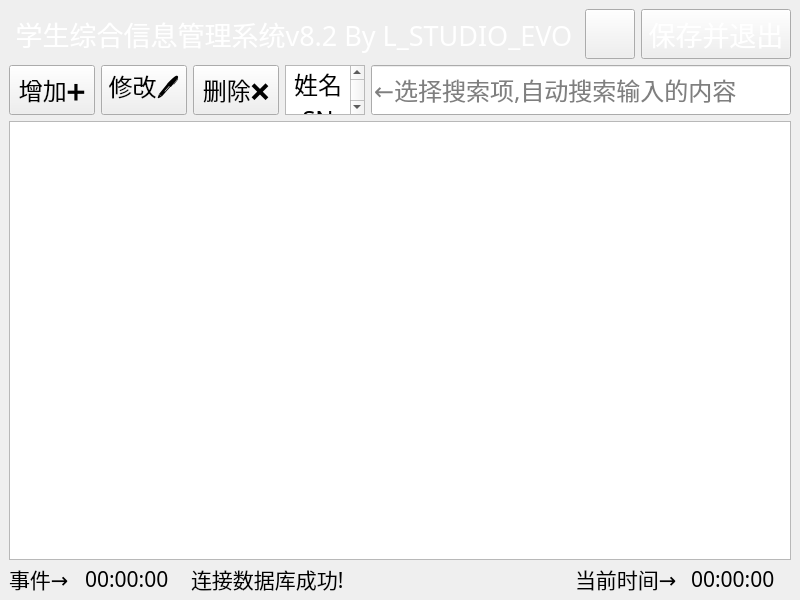
<?xml version="1.0" encoding="UTF-8"?>
<ui version="4.0">
 <class>MainWindow</class>
 <widget class="QMainWindow" name="MainWindow">
  <property name="geometry">
   <rect>
    <x>0</x>
    <y>0</y>
    <width>800</width>
    <height>600</height>
   </rect>
  </property>
  <property name="minimumSize">
   <size>
    <width>800</width>
    <height>600</height>
   </size>
  </property>
  <property name="maximumSize">
   <size>
    <width>800</width>
    <height>600</height>
   </size>
  </property>
  <property name="sizeIncrement">
   <size>
    <width>0</width>
    <height>0</height>
   </size>
  </property>
  <property name="baseSize">
   <size>
    <width>800</width>
    <height>600</height>
   </size>
  </property>
  <property name="font">
   <font>
    <family>楷体</family>
    <pointsize>18</pointsize>
    <italic>false</italic>
   </font>
  </property>
  <property name="windowTitle">
   <string>学生综合信息管理系统v8.2 By L_STUDIO_EVO</string>
  </property>
  <property name="windowIcon">
   <iconset resource="../../Qrc/20240822_Mine1.qrc">
    <normaloff>:/new/prefix1/X:/PS/Photos/L_S_E/L_S_E-1_1.jpg</normaloff>:/new/prefix1/X:/PS/Photos/L_S_E/L_S_E-1_1.jpg</iconset>
  </property>
  <property name="styleSheet">
   <string notr="true"/>
  </property>
  <widget class="QWidget" name="centralwidget">
   <layout class="QVBoxLayout" name="verticalLayout">
    <item>
     <layout class="QHBoxLayout" name="horizontalLayout">
      <item>
       <widget class="QLabel" name="LB_Intro">
        <property name="minimumSize">
         <size>
          <width>550</width>
          <height>50</height>
         </size>
        </property>
        <property name="maximumSize">
         <size>
          <width>600</width>
          <height>50</height>
         </size>
        </property>
        <property name="font">
         <font>
          <family>楷体</family>
          <pointsize>20</pointsize>
          <italic>false</italic>
         </font>
        </property>
        <property name="styleSheet">
         <string notr="true">color: rgb(255, 255, 255);</string>
        </property>
        <property name="text">
         <string>学生综合信息管理系统v8.2 By L_STUDIO_EVO</string>
        </property>
        <property name="alignment">
         <set>Qt::AlignmentFlag::AlignCenter</set>
        </property>
       </widget>
      </item>
      <item>
       <widget class="QPushButton" name="PB_LSE">
        <property name="minimumSize">
         <size>
          <width>50</width>
          <height>50</height>
         </size>
        </property>
        <property name="maximumSize">
         <size>
          <width>50</width>
          <height>50</height>
         </size>
        </property>
        <property name="styleSheet">
         <string notr="true">border-image: url(:/new/prefix1/X:/PS/Photos/L_S_E/L_S_E-1_1.jpg);</string>
        </property>
        <property name="text">
         <string/>
        </property>
       </widget>
      </item>
      <item>
       <widget class="QPushButton" name="PB_Save">
        <property name="minimumSize">
         <size>
          <width>150</width>
          <height>50</height>
         </size>
        </property>
        <property name="maximumSize">
         <size>
          <width>150</width>
          <height>50</height>
         </size>
        </property>
        <property name="font">
         <font>
          <family>楷体</family>
          <pointsize>20</pointsize>
          <italic>false</italic>
         </font>
        </property>
        <property name="styleSheet">
         <string notr="true">color: rgb(255, 255, 255);</string>
        </property>
        <property name="text">
         <string>保存并退出</string>
        </property>
       </widget>
      </item>
     </layout>
    </item>
    <item>
     <layout class="QHBoxLayout" name="horizontalLayout_2">
      <item>
       <widget class="QPushButton" name="PB1_Add">
        <property name="minimumSize">
         <size>
          <width>80</width>
          <height>50</height>
         </size>
        </property>
        <property name="maximumSize">
         <size>
          <width>100</width>
          <height>50</height>
         </size>
        </property>
        <property name="font">
         <font>
          <family>楷体</family>
          <pointsize>18</pointsize>
          <italic>false</italic>
         </font>
        </property>
        <property name="text">
         <string>增加➕</string>
        </property>
       </widget>
      </item>
      <item>
       <widget class="QPushButton" name="PB2_Alter">
        <property name="minimumSize">
         <size>
          <width>80</width>
          <height>50</height>
         </size>
        </property>
        <property name="maximumSize">
         <size>
          <width>100</width>
          <height>50</height>
         </size>
        </property>
        <property name="font">
         <font>
          <family>楷体</family>
          <pointsize>18</pointsize>
          <italic>false</italic>
         </font>
        </property>
        <property name="text">
         <string>修改🖊</string>
        </property>
       </widget>
      </item>
      <item>
       <widget class="QPushButton" name="PB3_Delete">
        <property name="minimumSize">
         <size>
          <width>80</width>
          <height>50</height>
         </size>
        </property>
        <property name="maximumSize">
         <size>
          <width>100</width>
          <height>50</height>
         </size>
        </property>
        <property name="font">
         <font>
          <family>楷体</family>
          <pointsize>18</pointsize>
          <italic>false</italic>
         </font>
        </property>
        <property name="text">
         <string>删除❌</string>
        </property>
       </widget>
      </item>
      <item>
       <widget class="QListWidget" name="LW_1">
        <property name="minimumSize">
         <size>
          <width>60</width>
          <height>50</height>
         </size>
        </property>
        <property name="maximumSize">
         <size>
          <width>80</width>
          <height>50</height>
         </size>
        </property>
        <property name="layoutDirection">
         <enum>Qt::LayoutDirection::LeftToRight</enum>
        </property>
        <property name="autoFillBackground">
         <bool>false</bool>
        </property>
        <property name="movement">
         <enum>QListView::Movement::Static</enum>
        </property>
        <property name="flow">
         <enum>QListView::Flow::TopToBottom</enum>
        </property>
        <property name="isWrapping" stdset="0">
         <bool>false</bool>
        </property>
        <property name="resizeMode">
         <enum>QListView::ResizeMode::Fixed</enum>
        </property>
        <property name="layoutMode">
         <enum>QListView::LayoutMode::SinglePass</enum>
        </property>
        <property name="viewMode">
         <enum>QListView::ViewMode::ListMode</enum>
        </property>
        <property name="wordWrap">
         <bool>false</bool>
        </property>
        <property name="selectionRectVisible">
         <bool>false</bool>
        </property>
        <item>
         <property name="text">
          <string>姓名</string>
         </property>
         <property name="font">
          <font>
           <family>楷体</family>
           <pointsize>18</pointsize>
          </font>
         </property>
         <property name="textAlignment">
          <set>AlignCenter</set>
         </property>
        </item>
        <item>
         <property name="text">
          <string>SN</string>
         </property>
         <property name="font">
          <font>
           <family>楷体</family>
           <pointsize>18</pointsize>
          </font>
         </property>
         <property name="textAlignment">
          <set>AlignCenter</set>
         </property>
        </item>
        <item>
         <property name="text">
          <string>语文</string>
         </property>
         <property name="font">
          <font>
           <family>楷体</family>
           <pointsize>18</pointsize>
          </font>
         </property>
         <property name="textAlignment">
          <set>AlignCenter</set>
         </property>
        </item>
        <item>
         <property name="text">
          <string>数学</string>
         </property>
         <property name="font">
          <font>
           <family>楷体</family>
           <pointsize>18</pointsize>
          </font>
         </property>
         <property name="textAlignment">
          <set>AlignCenter</set>
         </property>
        </item>
        <item>
         <property name="text">
          <string>英语</string>
         </property>
         <property name="font">
          <font>
           <family>楷体</family>
           <pointsize>18</pointsize>
          </font>
         </property>
         <property name="textAlignment">
          <set>AlignCenter</set>
         </property>
        </item>
        <item>
         <property name="text">
          <string>总分</string>
         </property>
         <property name="font">
          <font>
           <family>楷体</family>
           <pointsize>18</pointsize>
          </font>
         </property>
         <property name="textAlignment">
          <set>AlignCenter</set>
         </property>
        </item>
       </widget>
      </item>
      <item>
       <widget class="QLineEdit" name="LE1_Search">
        <property name="minimumSize">
         <size>
          <width>390</width>
          <height>50</height>
         </size>
        </property>
        <property name="maximumSize">
         <size>
          <width>420</width>
          <height>50</height>
         </size>
        </property>
        <property name="font">
         <font>
          <family>楷体</family>
          <pointsize>18</pointsize>
          <italic>false</italic>
         </font>
        </property>
        <property name="placeholderText">
         <string>←选择搜索项,自动搜索输入的内容</string>
        </property>
       </widget>
      </item>
     </layout>
    </item>
    <item>
     <widget class="QTableView" name="TV_1">
      <property name="minimumSize">
       <size>
        <width>750</width>
        <height>425</height>
       </size>
      </property>
      <property name="maximumSize">
       <size>
        <width>800</width>
        <height>475</height>
       </size>
      </property>
      <property name="font">
       <font>
        <family>楷体</family>
        <pointsize>16</pointsize>
        <italic>false</italic>
       </font>
      </property>
      <property name="layoutDirection">
       <enum>Qt::LayoutDirection::LeftToRight</enum>
      </property>
      <property name="sortingEnabled">
       <bool>false</bool>
      </property>
      <attribute name="horizontalHeaderVisible">
       <bool>true</bool>
      </attribute>
      <attribute name="horizontalHeaderCascadingSectionResizes">
       <bool>false</bool>
      </attribute>
      <attribute name="horizontalHeaderMinimumSectionSize">
       <number>50</number>
      </attribute>
      <attribute name="horizontalHeaderDefaultSectionSize">
       <number>120</number>
      </attribute>
      <attribute name="horizontalHeaderStretchLastSection">
       <bool>true</bool>
      </attribute>
      <attribute name="verticalHeaderMinimumSectionSize">
       <number>30</number>
      </attribute>
      <attribute name="verticalHeaderDefaultSectionSize">
       <number>30</number>
      </attribute>
     </widget>
    </item>
    <item>
     <layout class="QHBoxLayout" name="horizontalLayout_3">
      <item>
       <widget class="QLabel" name="L1_EventLabel">
        <property name="minimumSize">
         <size>
          <width>70</width>
          <height>25</height>
         </size>
        </property>
        <property name="maximumSize">
         <size>
          <width>70</width>
          <height>25</height>
         </size>
        </property>
        <property name="font">
         <font>
          <family>楷体</family>
          <pointsize>16</pointsize>
          <italic>false</italic>
         </font>
        </property>
        <property name="text">
         <string>事件→</string>
        </property>
       </widget>
      </item>
      <item>
       <widget class="QLabel" name="L2_EventTime">
        <property name="minimumSize">
         <size>
          <width>100</width>
          <height>25</height>
         </size>
        </property>
        <property name="maximumSize">
         <size>
          <width>100</width>
          <height>25</height>
         </size>
        </property>
        <property name="font">
         <font>
          <family>楷体</family>
          <pointsize>16</pointsize>
          <italic>false</italic>
         </font>
        </property>
        <property name="text">
         <string>00:00:00</string>
        </property>
       </widget>
      </item>
      <item>
       <widget class="QLabel" name="L3_Event">
        <property name="minimumSize">
         <size>
          <width>370</width>
          <height>25</height>
         </size>
        </property>
        <property name="maximumSize">
         <size>
          <width>420</width>
          <height>25</height>
         </size>
        </property>
        <property name="font">
         <font>
          <family>楷体</family>
          <pointsize>16</pointsize>
          <italic>false</italic>
         </font>
        </property>
        <property name="text">
         <string>连接数据库成功!</string>
        </property>
       </widget>
      </item>
      <item>
       <widget class="QLabel" name="L4_TimeLabel">
        <property name="minimumSize">
         <size>
          <width>110</width>
          <height>25</height>
         </size>
        </property>
        <property name="maximumSize">
         <size>
          <width>110</width>
          <height>25</height>
         </size>
        </property>
        <property name="font">
         <font>
          <family>楷体</family>
          <pointsize>16</pointsize>
          <italic>false</italic>
         </font>
        </property>
        <property name="text">
         <string>当前时间→</string>
        </property>
       </widget>
      </item>
      <item>
       <widget class="QLabel" name="L5_CurrentTime">
        <property name="minimumSize">
         <size>
          <width>100</width>
          <height>25</height>
         </size>
        </property>
        <property name="maximumSize">
         <size>
          <width>100</width>
          <height>25</height>
         </size>
        </property>
        <property name="font">
         <font>
          <family>楷体</family>
          <pointsize>16</pointsize>
          <italic>false</italic>
         </font>
        </property>
        <property name="text">
         <string>00:00:00</string>
        </property>
       </widget>
      </item>
     </layout>
    </item>
   </layout>
  </widget>
 </widget>
 <resources>
  <include location="../../Qrc/20240822_Mine1.qrc"/>
 </resources>
 <connections/>
</ui>
